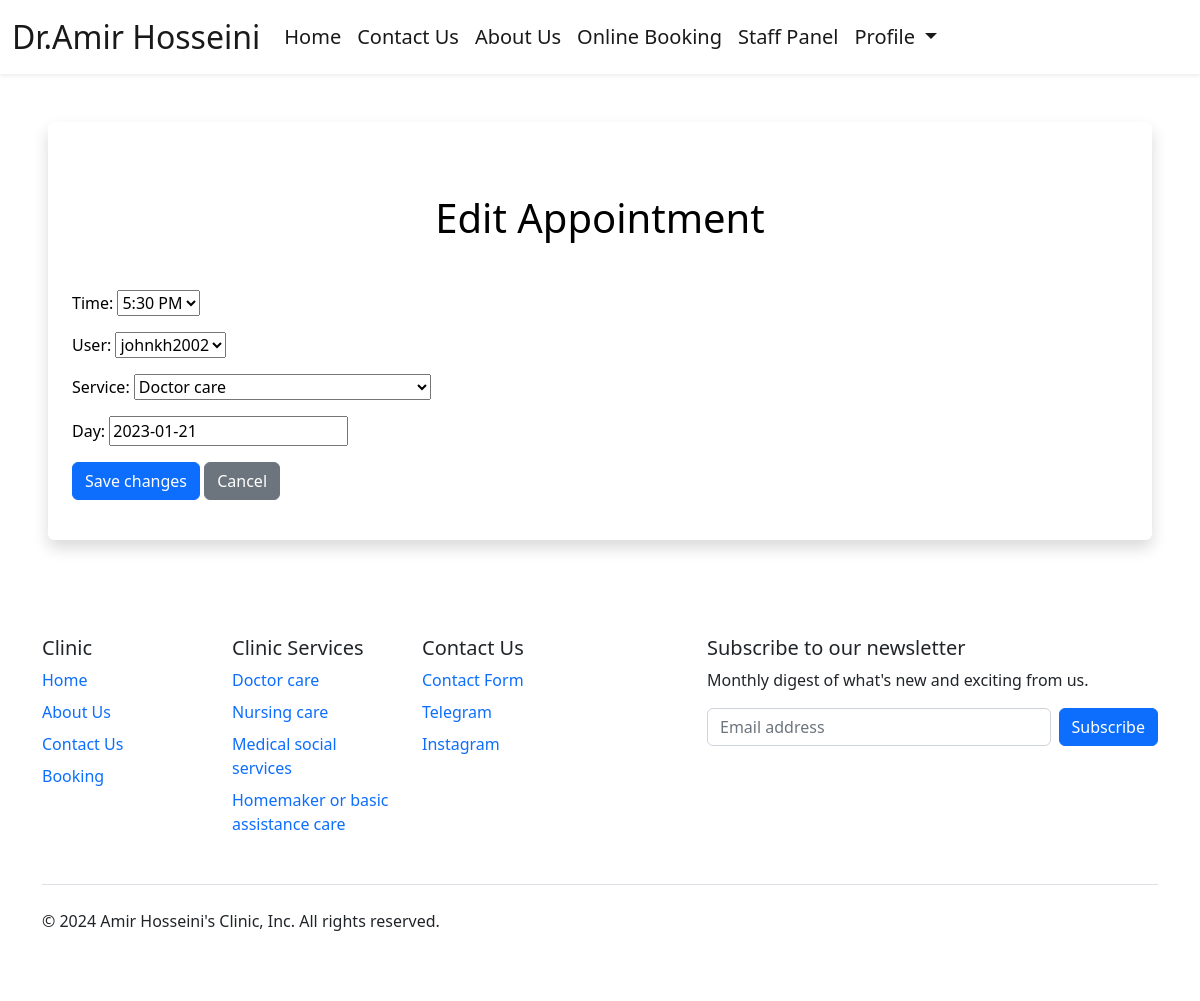
Screenshot of /edit_appointment/16/ (signed in) with the database file from the repository.
### booking/models.py (models this page shows, shortened)
class Appointment(models.Model):
    user = models.ForeignKey(User, on_delete=models.CASCADE, null=True, blank=True)
    service = models.CharField(max_length=50, choices=SERVICE_CHOICES, default="Doctor care")
    doctor = models.CharField(max_length=255, default="Unknown")
    day = models.DateField(default=datetime.now)
    time = models.CharField(max_length=10, choices=TIME_CHOICES, default="3 PM")
    time_ordered = models.DateTimeField(default=datetime.now, blank=True)

### booking/views.py (the view)
# urls.py: path('edit_appointment/<int:appointment_id>/', views.edit_appointment, name='edit_appointment'),
def edit_appointment(request, appointment_id):
    if not request.user.is_staff:
        return HttpResponseForbidden("You are not authorized to edit this appointment.")
    appointment = get_object_or_404(Appointment, id=appointment_id)
    if request.method == 'POST':
        form = AppointmentForm(request.POST, instance=appointment)
        if form.is_valid():
            form.save()
            return redirect('staffPanel')
    else:
        form = AppointmentForm(instance=appointment)
    return render(request, 'edit_appointment.html', {'form': form})

### booking/forms.py
class AppointmentForm(forms.ModelForm):
    class Meta:
        model = Appointment
        fields = ['time', 'user', 'service', 'day']

### booking/templates/edit_appointment.html (shortened to what this page needs)
{% extends 'layout.html' %}
{% load static %}
{% block body %}
{% if user.is_authenticated and user.is_staff %}
<div class="shadow p-4 mb-5 bg-body bg-body rounded text-black  m-5">
    <h1 class="text-center mt-5 mb-5">Edit Appointment</h1>
    <form method="post">
        {{ form.as_p }}
        <button type="submit" class="btn btn-primary">Save changes</button>
        <a href="{% url 'staffPanel' %}" class="btn btn-secondary">Cancel</a>
    </form>
</div>
{% else %}
<div class="shadow p-4 mb-5 bg-body bg-body rounded text-black  m-5">
  <h1 class="p-2  me-3">You are not admin</h1>
  <a href="{% url 'login' %}" class="btn btn-primary text-white">Sign in</a>
</div>
{% endif %}
{% endblock %}

### rows the page displays
Appointment: time "5:30 PM", user "johnkh2002", service "Doctor care", day "2023-01-21"
